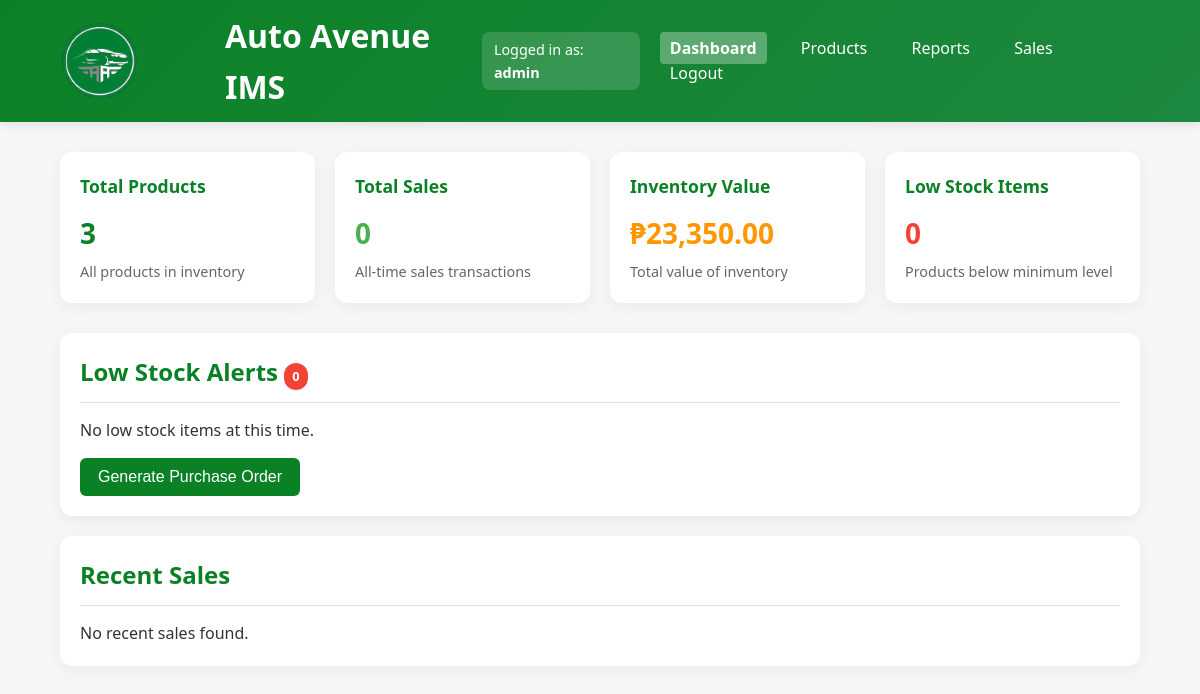
The page /dashboard.php (signed in) on the database as committed earlier.
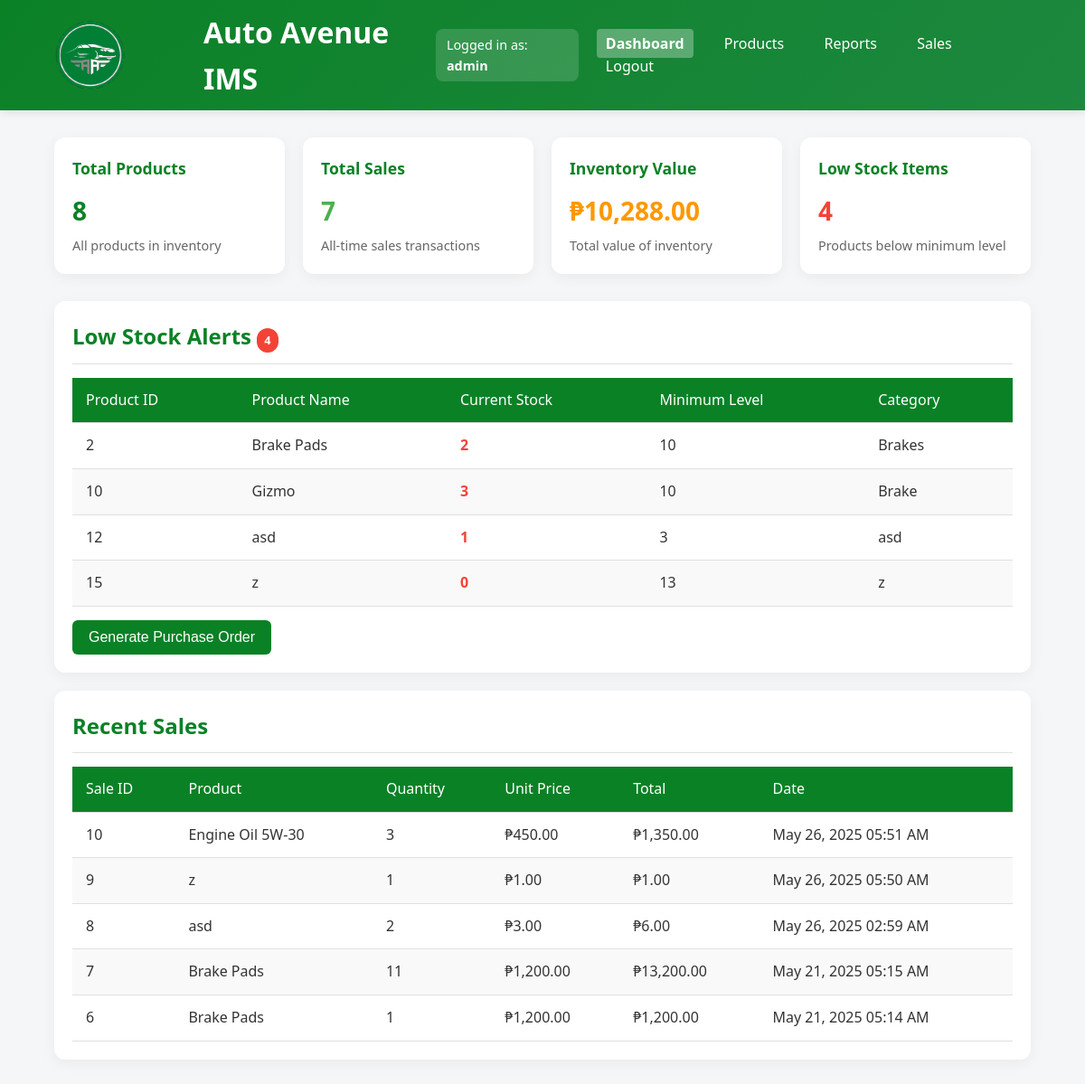
The same page on the database as committed later.
### tables this page shows
CREATE TABLE `products` (
  `product_id` int(11) NOT NULL,
  `name` varchar(100) NOT NULL,
  `quantity` int(11) NOT NULL DEFAULT 0,
  `price` decimal(10,2) NOT NULL,
  `category` varchar(50) DEFAULT NULL,
  `supplier` varchar(100) DEFAULT NULL,
  `min_stock_level` int(11) DEFAULT 10,
  `last_updated` timestamp NOT NULL DEFAULT current_timestamp() ON UPDATE current_timestamp(),
  `is_active` tinyint(1) DEFAULT 1,
  `warranty_period` varchar(50) DEFAULT NULL,
  `warranty_terms` text DEFAULT NULL,
  `vin_code` varchar(17) DEFAULT NULL
);

CREATE TABLE `sales` (
  `sale_id` int(11) NOT NULL,
  `product_id` int(11) DEFAULT NULL,
  `quantity_sold` int(11) NOT NULL,
  `sale_date` timestamp NOT NULL DEFAULT current_timestamp()
);

### dashboard.php (the view, shortened to what the changed rows need)
<?php
require_once __DIR__ . '/includes/config.php';
$low_stock_query = "SELECT * FROM products WHERE quantity < min_stock_level";
$low_stock_result = $conn->query($low_stock_query);
$total_products = $conn->query("SELECT COUNT(*) as count FROM products")->fetch_assoc()['count'];
$total_sales = $conn->query("SELECT COUNT(*) as count FROM sales")->fetch_assoc()['count'];
$inventory_value = $conn->query("SELECT SUM(quantity * price) as value FROM products")->fetch_assoc()['value'];
$recent_sales = $conn->query("SELECT s.sale_id, p.name, s.quantity_sold, p.price, s.sale_date
                             FROM sales s JOIN products p ON s.product_id = p.product_id
                             ORDER BY s.sale_date DESC LIMIT 5");
?>
<!DOCTYPE html>
<html lang="en">
<head>
</head>
<body>
  <header>
    <div class="container">
      <div style="display: flex; align-items: center; gap: 15px;">
  <h1>Auto Avenue IMS</h1>
</div>
    </div>
  </header>
  <main class="main-content">
    <div class="dashboard-grid">
      <div class="card total-products">
        <h3>Total Products</h3>
        <div class="value"><?= number_format($total_products) ?></div>
        <div class="description">All products in inventory</div>
      </div>
      <div class="card total-sales">
        <h3>Total Sales</h3>
        <div class="value"><?= number_format($total_sales) ?></div>
        <div class="description">All-time sales transactions</div>
      </div>
      <div class="card inventory-value">
        <h3>Inventory Value</h3>
        <div class="value">₱<?= number_format($inventory_value, 2) ?></div>
        <div class="description">Total value of inventory</div>
      </div>
      <div class="card low-stock">
        <h3>Low Stock Items</h3>
        <div class="value"><?= $low_stock_result->num_rows ?></div>
        <div class="description">Products below minimum level</div>
      </div>
    </div>
    <div class="section">
  <h2>Low Stock Alerts <span class="alert-badge"><?= $low_stock_result->num_rows ?></span></h2>
  <?php if ($low_stock_result->num_rows > 0): ?>
    <table>
      <thead>
        <tr>
          <th>Product ID</th>
          <th>Product Name</th>
          <th>Current Stock</th>
          <th>Minimum Level</th>
          <th>Category</th>
        </tr>
      </thead>
      <tbody>
        <?php while ($row = $low_stock_result->fetch_assoc()): ?>
          <tr>
            <td><?= $row['product_id'] ?></td>
            <td><?= htmlspecialchars($row['name']) ?></td>
            <td class="low-stock-item"><?= $row['quantity'] ?></td>
            <td><?= $row['min_stock_level'] ?></td>
            <td><?= htmlspecialchars($row['category']) ?></td>
          </tr>
        <?php endwhile; ?>
      </tbody>
    </table>
    <form action="purchase_order.php" method="get" style="margin-top: 15px;">
      <button type="submit" style="
        background-color: var(--primary);
        color: white;
        border: none;
        padding: 10px 18px;
        border-radius: 6px;
        font-size: 1rem;
        cursor: pointer;
        transition: background-color 0.3s ease;
      "
      onmouseover="this.style.backgroundColor='var(--primary-light)';"
      onmouseout="this.style.backgroundColor='var(--primary)';">
        Generate Purchase Order
      </button>
    </form>
  <?php else: ?>
    <p>No low stock items at this time.</p>
    <form action="purchase_order.php" method="get" style="margin-top: 15px;">
      <button type="submit" style="
        background-color: var(--primary);
        color: white;
        border: none;
        padding: 10px 18px;
        border-radius: 6px;
        font-size: 1rem;
        cursor: pointer;
        transition: background-color 0.3s ease;
      "
      onmouseover="this.style.backgroundColor='var(--primary-light)';"
      onmouseout="this.style.backgroundColor='var(--primary)';">
        Generate Purchase Order
      </button>
    </form>
  <?php endif; ?>
</div>
    <div class="section">
      <h2>Recent Sales</h2>
      <?php if ($recent_sales->num_rows > 0): ?>
        <table>
          <thead>
            <tr>
              <th>Sale ID</th>
              <th>Product</th>
              <th>Quantity</th>
              <th>Unit Price</th>
              <th>Total</th>
              <th>Date</th>
            </tr>
          </thead>
          <tbody>
            <?php while ($sale = $recent_sales->fetch_assoc()): ?>
              <tr>
                <td><?= $sale['sale_id'] ?></td>
                <td><?= htmlspecialchars($sale['name']) ?></td>
                <td><?= $sale['quantity_sold'] ?></td>
                <td>₱<?= number_format($sale['price'], 2) ?></td>
                <td>₱<?= number_format($sale['quantity_sold'] * $sale['price'], 2) ?></td>
                <td><?= date('M j, Y h:i A', strtotime($sale['sale_date'])) ?></td>
              </tr>
            <?php endwhile; ?>
          </tbody>
        </table>
      <?php else: ?>
        <p>No recent sales found.</p>
      <?php endif; ?>
    </div>
  </main>
</body>
</html>

Rows that differ between the two databases and show on the page:
now on this page (row edited): products: product_id "2", name "Brake Pads", quantity "2", min_stock_level "10", category "Brakes"
added products: product_id "10", name "Gizmo", quantity "3", min_stock_level "10", category "Brake"
added products: product_id "12", name "asd", quantity "1", min_stock_level "3", category "asd"
added products: product_id "15", name "z", quantity "0", min_stock_level "13", category "z"
added sales: sale_id "10", product.name "Engine Oil 5W-30", quantity_sold "3", product.price "450.00", $sale['quantity_sold']*$sale['price'] "1,350.00", sale_date "May 26, 2025 05:51 AM"
added sales: sale_id "9", product.name "z", quantity_sold "1", product.price "1.00", $sale['quantity_sold']*$sale['price'] "1.00", sale_date "May 26, 2025 05:50 AM"
added sales: sale_id "8", product.name "asd", quantity_sold "2", product.price "3.00", $sale['quantity_sold']*$sale['price'] "6.00", sale_date "May 26, 2025 02:59 AM"
added sales: sale_id "7", product.name "Brake Pads", quantity_sold "11", product.price "1,200.00", $sale['quantity_sold']*$sale['price'] "13,200.00", sale_date "May 21, 2025 05:15 AM"
added sales: sale_id "6", product.name "Brake Pads", quantity_sold "1", product.price "1,200.00", $sale['quantity_sold']*$sale['price'] "1,200.00", sale_date "May 21, 2025 05:14 AM"
Other text that changed with them:
$total_products: "3" → "8"
$total_sales: "0" → "7"
$inventory_value: "23,350.00" → "10,288.00"
$low_stock_result->num_rows: "0" → "4"
text no longer shown: "No low stock items at this time. No recent sales found."
text now shown: "Product ID Product Name Current Stock Minimum Level Category Sale ID Product Quantity Unit Price Total Date"
